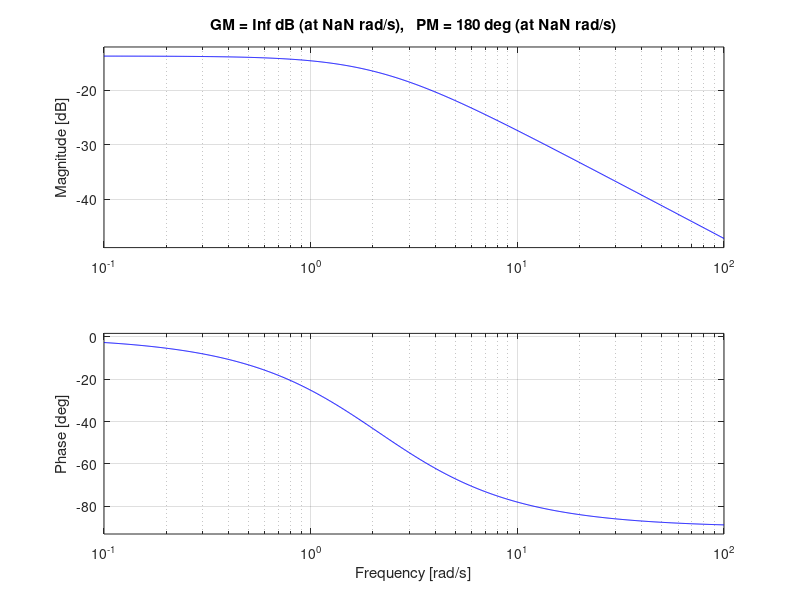
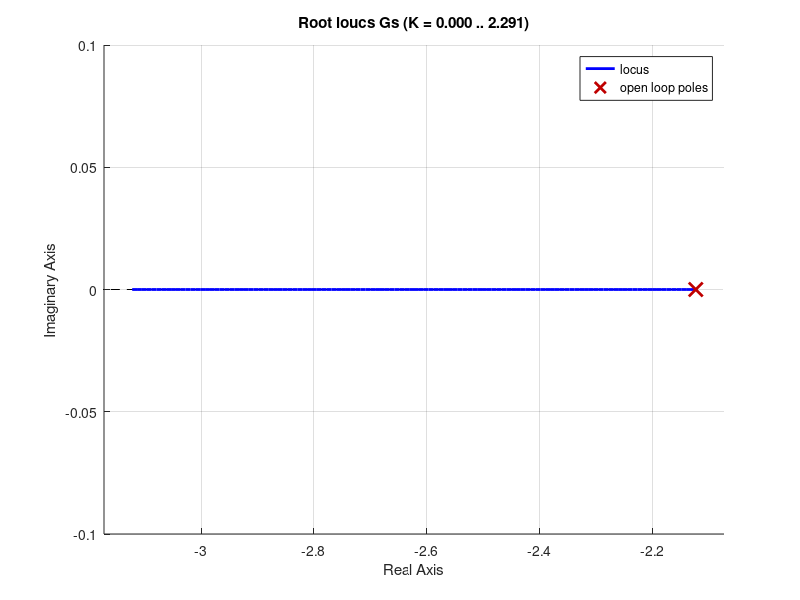

MATLAB code to generate these figures, in order:
%%
clear all;
close all;
clc;
%%
Gs = tf([0.20566],[0.47113 1]);

figure();
hold on;
grid on;
bode(Gs);
margin(Gs);

figure();
hold on;
grid on;
rlocus(Gs);

[A,B,C,D] = tf2ss([0.20566],[0.47113 1]);